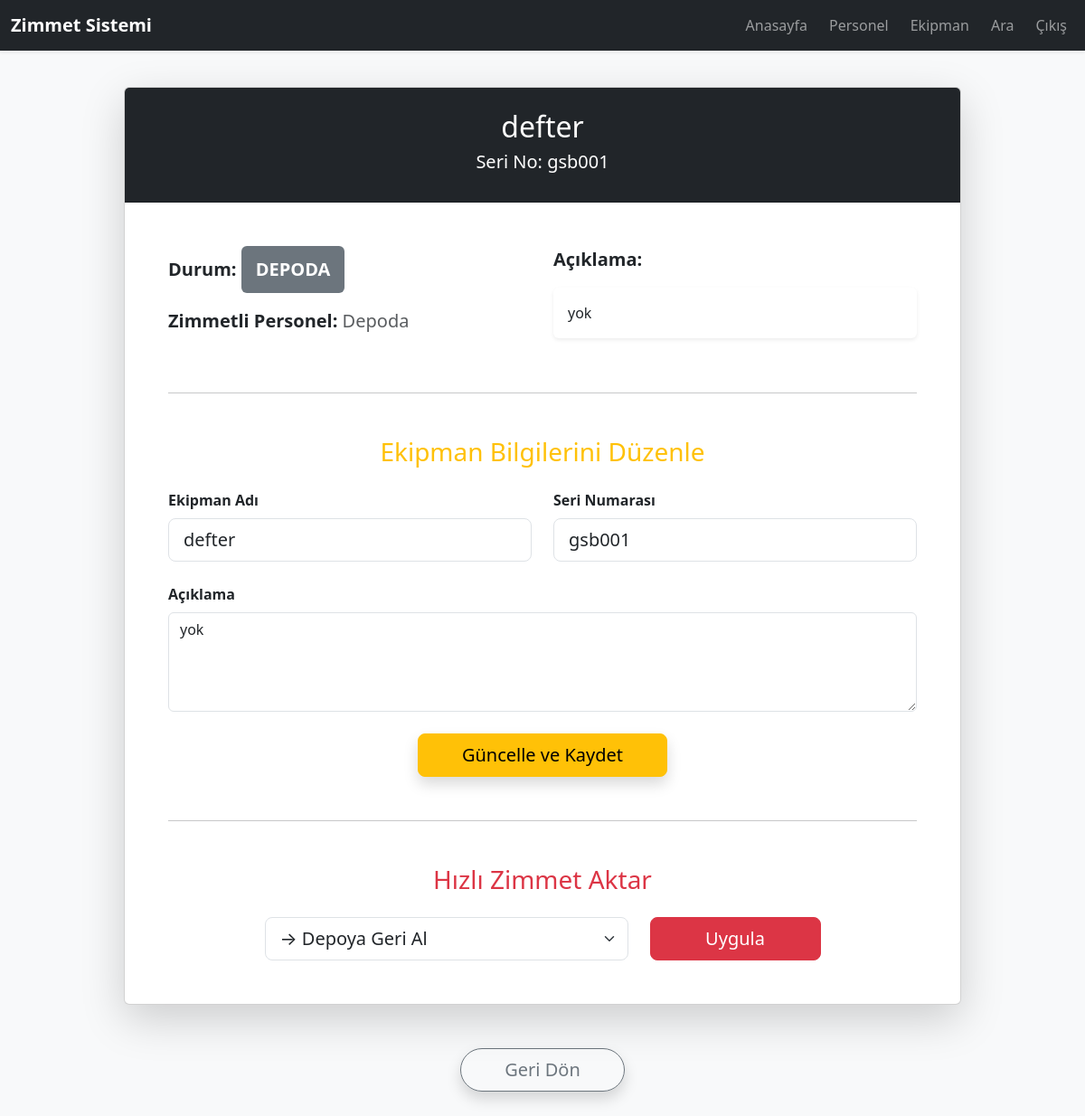
The app's page /equipment_detail/1 (signed in) with its own data.
### app.py (models this page shows)
class Equipment(db.Model):
    id = db.Column(db.Integer, primary_key=True)
    name = db.Column(db.String(100), nullable=False)
    serial = db.Column(db.String(100), unique=True, nullable=False)
    description = db.Column(db.Text)
    assigned_to = db.Column(db.Integer, db.ForeignKey('personnel.id'))
    in_depot = db.Column(db.Boolean, default=True)

### app.py (the view)
@app.route('/equipment_detail/<int:eq_id>')
@login_required_manager
def equipment_detail(eq_id):
    eq = Equipment.query.get_or_404(eq_id)
    owner = Personnel.query.get(eq.assigned_to) if eq.assigned_to else None
    return render_template('equipment_detail.html',
                         eq=eq,
                         owner=owner,
                         personnels=Personnel.query.all(),
                         is_manager=True)  # DÜZENLEME İÇİN GEREKLİ

### app.py (called while the page is built)
def login_required_manager(f):
    from functools import wraps
    @wraps(f)
    def decorated_function(*args, **kwargs):
        if not session.get('is_manager'):
            flash('Bu işlem için yönetici girişi gereklidir.', 'danger')
            return redirect(url_for('index'))
        return f(*args, **kwargs)
    return decorated_function

### templates/equipment_detail.html (shortened to what this page needs)
<!DOCTYPE html>
<html lang="tr">
<head>
    <link href="https://cdn.jsdelivr.net/npm/bootstrap@5.3.3/dist/css/bootstrap.min.css" rel="stylesheet">
    <link href="https://cdn.jsdelivr.net/npm/bootstrap-icons@1.11.0/font/bootstrap-icons.css" rel="stylesheet">
</head>
<body class="bg-light">
    <nav class="navbar navbar-expand-lg navbar-dark bg-dark fixed-top shadow-sm">
        <div class="container-fluid">
            <a class="navbar-brand fw-bold" href="/">Zimmet Sistemi</a>
            <div class="collapse navbar-collapse" id="navbarNav">
                <ul class="navbar-nav ms-auto">
                    <li><a class="nav-link btn btn-outline-light me-2" href="/">Anasayfa</a></li>
                    <li><a class="nav-link btn btn-outline-primary me-2" href="/personnel">Personel</a></li>
                    <li><a class="nav-link btn btn-outline-success me-2" href="/equipment">Ekipman</a></li>
                    <li><a class="nav-link btn btn-outline-info me-2" href="/search">Ara</a></li>
                    <li><a class="nav-link btn btn-outline-danger" href="/logout">Çıkış</a></li>
                </ul>
            </div>
        </div>
    </nav>
    <div class="container pt-5 mt-5">
        <div class="row justify-content-center">
            <div class="col-lg-10">
                <div class="card shadow-lg">
                    <div class="card-header bg-dark text-white text-center py-4">
                        <h2>{{ eq.name }}</h2>
                        <h5>Seri No: {{ eq.serial }}</h5>
                    </div>
                    <div class="card-body p-5">
                        <div class="row g-4 mb-5">
                            <div class="col-md-6">
                                <p class="fs-5"><strong>Durum:</strong>
                                    {% if eq.in_depot %}
                                        <span class="badge bg-secondary fs-5 p-3">DEPODA</span>
                                    {% else %}
                                        <span class="badge bg-success fs-5 p-3">ZİMMETTE</span>
                                    {% endif %}
                                </p>
                                <p class="fs-5"><strong>Zimmetli Personel:</strong>
                                    {% if owner %}
                                        <a href="/personnel_detail/{{ owner.id }}" class="btn btn-outline-primary btn-sm">
                                            {{ owner.name }} {{ owner.surname }}
                                        </a>
                                    {% else %}
                                        <span class="text-muted fs-5">Depoda</span>
                                    {% endif %}
                                </p>
                            </div>
                            <div class="col-md-6">
                                <p class="fs-5"><strong>Açıklama:</strong></p>
                                <div class="p-3 bg-white rounded shadow-sm">
                                    {{ eq.description|default('Açıklama yok', true) }}
                                </div>
                            </div>
                        </div>
                        {% if is_manager %}
                        <hr class="my-5">
                        <h3 class="text-center text-warning mb-4">Ekipman Bilgilerini Düzenle</h3>
                        <form method="post" action="/edit_equipment/{{ eq.id }}">
                            <div class="row g-4">
                                <div class="col-md-6">
                                    <label class="form-label fw-bold">Ekipman Adı</label>
                                    <input type="text" name="name" class="form-control form-control-lg" value="{{ eq.name }}" required>
                                </div>
                                <div class="col-md-6">
                                    <label class="form-label fw-bold">Seri Numarası</label>
                                    <input type="text" name="serial" class="form-control form-control-lg" value="{{ eq.serial }}" required>
                                </div>
                                <div class="col-12">
                                    <label class="form-label fw-bold">Açıklama</label>
                                    <textarea name="description" class="form-control" rows="4">{{ eq.description or '' }}</textarea>
                                </div>
                                <div class="col-12 text-center mt-4">
                                    <button type="submit" class="btn btn-warning btn-lg px-5 shadow">
                                        Güncelle ve Kaydet
                                    </button>
                                </div>
                            </div>
                        </form>
                        <hr class="my-5">
                        {% endif %}
                        {% if is_manager %}
                        <h3 class="text-center text-danger mb-4">Hızlı Zimmet Aktar</h3>
                        <form method="post" action="/assign_equipment/{{ eq.id }}" class="text-center">
                            <div class="row g-4 justify-content-center">
                                <div class="col-md-6">
                                    <select name="assign_to" class="form-select form-select-lg">
                                        <option value="depot">→ Depoya Geri Al</option>
                                    </select>
                                </div>
                                <div class="col-md-3">
                                    <button type="submit" class="btn btn-danger btn-lg w-100">
                                        Uygula
                                    </button>
                                </div>
                            </div>
                        </form>
                        {% endif %}
                    </div>
                </div>
                <div class="text-center my-5">
                    <button onclick="history.back()" class="btn btn-outline-secondary btn-lg px-5 rounded-pill shadow">
                        Geri Dön
                    </button>
                </div>
            </div>
        </div>
    </div>
</body>
</html>

### records on screen
Equipment: name "defter", serial "gsb001", description "yok"
